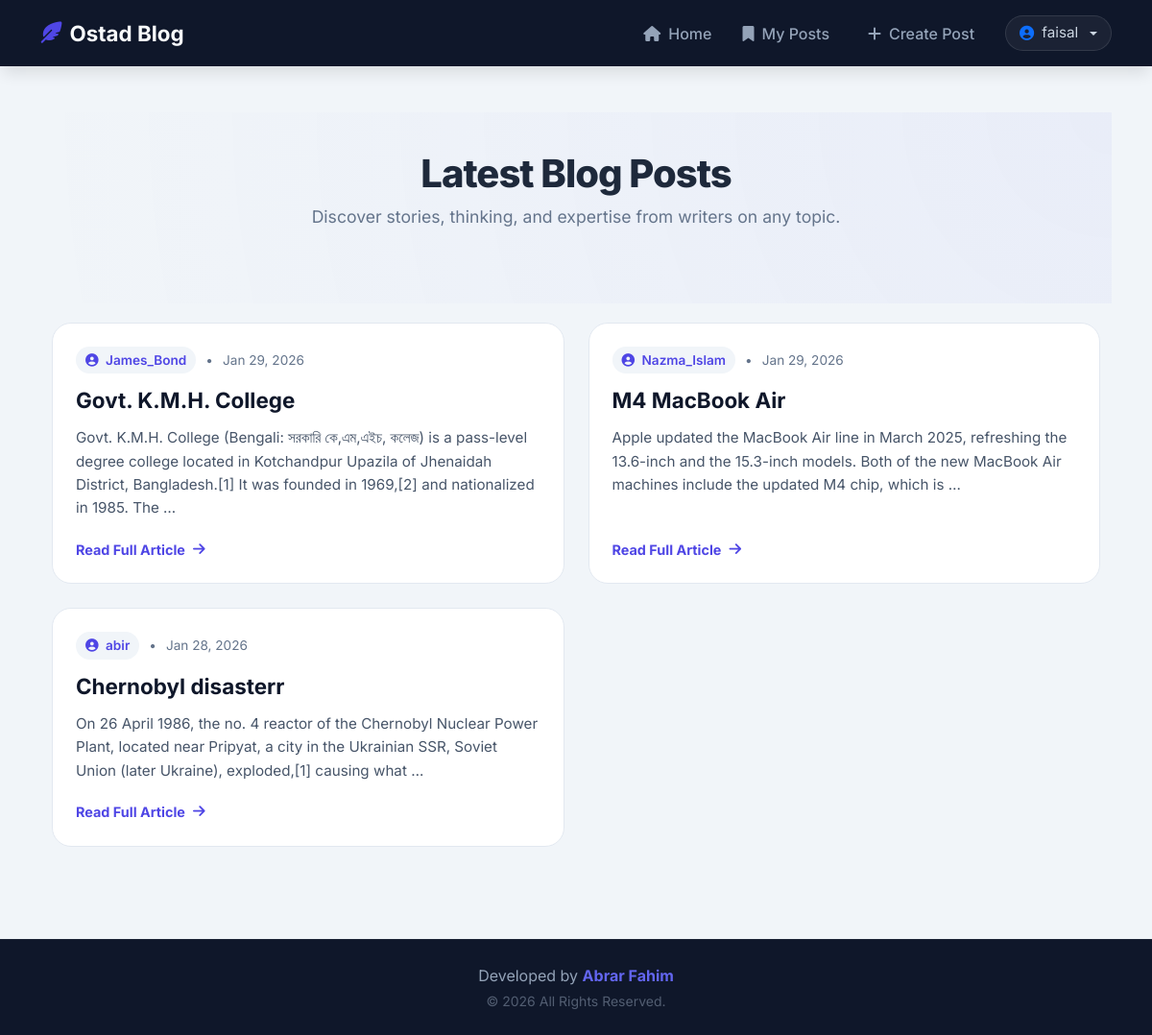
The app's page / (signed in) with its own data.
### posts/models.py (models this page shows, shortened)
class Post(models.Model):
    VISIBILITY_CHOICES = [
        ('private', 'Only Me'),
        ('specific', 'Specific Users'),
        ('public', 'Everyone'),
    ]
    title = models.CharField(max_length=200)
    content = models.TextField()
    author = models.ForeignKey(User, on_delete=models.CASCADE)
    created_at = models.DateTimeField(auto_now_add=True)
    updated_at = models.DateTimeField(auto_now=True)
    visibility = models.CharField(max_length=20, choices=VISIBILITY_CHOICES, default='public')
    allowed_users = models.ManyToManyField(User, related_name='shared_posts', blank=True)
    def is_readable_by(self, user):
        if self.visibility == 'public':
            return True
        if self.author == user:
            return True
        if self.visibility == 'private':
            return False
        if self.visibility == 'specific':
            return self.allowed_users.filter(pk=user.pk).exists()
        return False

### posts/views.py (the view)
# urls.py: path('', views.home, name='home'),
def home(request):
    posts = Post.objects.all().order_by('-created_at')
    readable_posts = []
    for post in posts:
        if request.user.is_authenticated:
            if post.is_readable_by(request.user):
                readable_posts.append(post)
        else:
            if post.visibility == 'public':
                readable_posts.append(post)
    return render(request, 'posts/home.html', {'posts': readable_posts})

### templates/posts/home.html (shortened to what this page needs)
{% extends 'base.html' %}
{% block content %}
<link rel="stylesheet" href="https://cdnjs.cloudflare.com/ajax/libs/animate.css/4.1.1/animate.min.css"/>
<div class="hero-banner animate__animated animate__fadeIn">
    <h1 class="hero-title">Latest Blog Posts</h1>
    <p class="hero-subtitle">Discover stories, thinking, and expertise from writers on any topic.</p>
</div>
<div class="container pb-5">
    {% if posts %}
        <div class="blog-grid">
            {% for post in posts %}
                <article class="post-card animate__animated animate__fadeIn">
                    <div class="post-meta">
                        <span class="author-badge">
                            <i class="fa-solid fa-user-circle me-1"></i> {{ post.author.username }}
                        </span>
                        <span>•</span>
                        <span>{{ post.created_at|date:"M d, Y" }}</span>
                    </div>
                    <h3 class="post-title">{{ post.title }}</h3>
                    <p class="post-excerpt">
                        {{ post.content|truncatewords:30 }}
                    </p>
                    <a href="{% url 'post_detail' post.pk %}" class="btn-read">
                        Read Full Article <i class="fa-solid fa-arrow-right"></i>
                    </a>
                </article>
            {% endfor %}
        </div>
    {% endif %}
</div>
{% endblock %}

### templates/base.html (shortened to what this page needs)
<!doctype html>
<html lang="en">
  <head>
    <link href="https://cdn.jsdelivr.net/npm/bootstrap@5.3.0/dist/css/bootstrap.min.css" rel="stylesheet" />
    <link rel="stylesheet" href="https://cdnjs.cloudflare.com/ajax/libs/font-awesome/6.4.0/css/all.min.css" />
  </head>
  <body>
    <div class="content-wrapper">
      <nav class="navbar navbar-expand-lg navbar-dark sticky-top">
        <div class="container">
          <a class="navbar-brand" href="{% url 'home' %}">
            <i class="fa-solid fa-feather-pointed me-2"></i>Ostad Blog
          </a>
          <div class="collapse navbar-collapse" id="navbarNav">
            <ul class="navbar-nav ms-auto align-items-center">
              <li class="nav-item">
                <a class="nav-link" href="{% url 'home' %}"><i class="fa-solid fa-house"></i> Home</a>
              </li>
              {% if user.is_authenticated %}
                <li class="nav-item">
                  <a class="nav-link" href="{% url 'my_posts' %}"><i class="fa-solid fa-bookmark"></i> My Posts</a>
                </li>
                <li class="nav-item">
                  <a class="nav-link btn-create ms-lg-2" href="{% url 'post_create' %}"><i class="fa-solid fa-plus"></i> Create Post</a>
                </li>
                <li class="nav-item ms-lg-3">
                  <div class="dropdown">
                    <span class="user-info d-flex align-items-center gap-2 dropdown-toggle" data-bs-toggle="dropdown" aria-expanded="false">
                      <i class="fa-solid fa-circle-user text-primary"></i> {{ user.username }}
                    </span>
                  </div>
                </li>
              {% endif %}
            </ul>
          </div>
        </div>
      </nav>
      <main class="container py-5">
        {% block content %} {% endblock %}
      </main>
    </div>
    <footer class="simple-footer">
      <div class="container">
        <div class="mb-1">
          Developed by
          <a href="http://www.abrarfahim.xyz" target="_blank" class="my-portfolio-link">Abrar Fahim</a>
        </div>
        <div class="small opacity-50">
          &copy; <span id="year"></span> All Rights Reserved.
        </div>
      </div>
    </footer>
  </body>
</html>

### templates/base.html (style rules this page uses)
:root { --primary-color: #4f46e5; --primary-hover: #4338ca; --dark-bg: #0f172a; --text-light: #f8fafc; --danger-color: #ef4444; }
html, body { height: 100%; margin: 0; }
body { display: flex; flex-direction: column; min-height: 100vh; font-family: "Inter", sans-serif; background-color: #f1f5f9; color: #1e293b; }
.content-wrapper { flex: 1 0 auto; display: flex; flex-direction: column; }
main.container { flex: 1; }
.navbar { background-color: var(--dark-bg) !important; padding: 0.8rem 0; box-shadow: 0 10px 15px -3px rgba(0, 0, 0, 0.1); }
.navbar-brand { font-weight: 700; font-size: 1.4rem; color: var(--text-light) !important; display: flex; align-items: center; }
.navbar-brand i { color: var(--primary-color); }
.nav-link { color: #94a3b8 !important; font-weight: 500; padding: 0.5rem 1rem !important; transition: 0.3s; display: flex; align-items: center; gap: 8px; }
.user-info { color: #cbd5e1; font-size: 0.95rem; background: rgba(255, 255, 255, 0.05); padding: 6px 14px; border-radius: 50px; border: 1px solid rgba(255, 255, 255, 0.1); cursor: pointer; transition: all 0.3s ease; position: relative; }
.simple-footer { flex-shrink: 0; background: var(--dark-bg); padding: 25px 0; border-top: 1px solid rgba(255, 255, 255, 0.05); text-align: center; color: #94a3b8; }
.my-portfolio-link { color: #6366f1; text-decoration: none; font-weight: 700; transition: 0.3s; border-bottom: 2px solid transparent; }

### templates/posts/home.html (style rules this page uses)
.hero-banner { text-align: center; padding: 40px 0 60px; background: radial-gradient(circle at top right, rgba(99, 102, 241, 0.05), transparent); }
.hero-title { font-size: 2.5rem; font-weight: 800; color: #1e293b; letter-spacing: -1px; }
.hero-subtitle { color: #64748b; font-size: 1.1rem; }
.blog-grid { display: grid; grid-template-columns: repeat(auto-fill, minmax(350px, 1fr)); gap: 25px; margin-top: 20px; }
.post-card { background: white; border: 1px solid #e2e8f0; border-radius: 1.25rem; padding: 1.5rem; transition: all 0.4s cubic-bezier(0.4, 0, 0.2, 1); display: flex; flex-direction: column; height: 100%; position: relative; overflow: hidden; }
.post-meta { display: flex; align-items: center; gap: 10px; margin-bottom: 12px; font-size: 0.85rem; color: #64748b; }
.author-badge { background: #f1f5f9; color: #4f46e5; padding: 4px 10px; border-radius: 50px; font-weight: 600; }
.post-title { font-size: 1.4rem; font-weight: 700; color: #0f172a; line-height: 1.4; margin-bottom: 12px; transition: 0.3s; }
.post-excerpt { color: #475569; font-size: 0.95rem; line-height: 1.6; flex-grow: 1; margin-bottom: 20px; }
.btn-read { display: inline-flex; align-items: center; gap: 8px; color: #4f46e5; text-decoration: none; font-weight: 700; font-size: 0.9rem; transition: 0.3s; }
.btn-read i { transition: 0.3s; }

### records on screen
Post: author.username "James_Bond", created_at "Jan 29, 2026", title "Govt. K.M.H. College", content "Govt. K.M.H. College (Bengali: সরকারি কে,এম,এইচ, কলেজ) is a pass-level degree college located in Kotchandpur Upazila of Jhenaidah District, Bangladesh.[1] It was founded in 1969,[2] and nationalized in 1985. The …"
Post: author.username "Nazma_Islam", created_at "Jan 29, 2026", title "M4 MacBook Air", content "Apple updated the MacBook Air line in March 2025, refreshing the 13.6-inch and the 15.3-inch models. Both of the new MacBook Air machines include the updated M4 chip, which is …"
Post: author.username "abir", created_at "Jan 28, 2026", title "Chernobyl disasterr", content "On 26 April 1986, the no. 4 reactor of the Chernobyl Nuclear Power Plant, located near Pripyat, a city in the Ukrainian SSR, Soviet Union (later Ukraine), exploded,[1] causing what …"

### other values on screen
{{ user.username }} "faisal"
